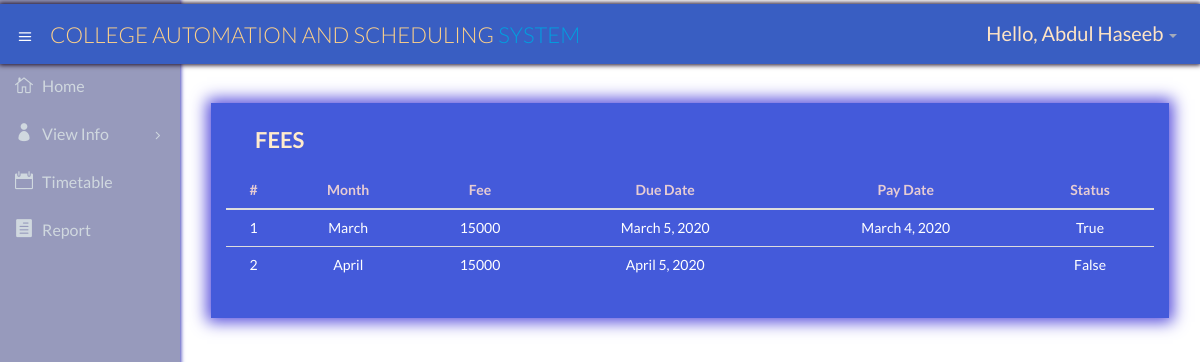
/s_fee (signed in), run on the app's committed database.
### info/models.py (models this page shows, shortened)
class User(AbstractUser):
    @property
    def is_student(self):
        if hasattr(self, 'student'):return False
        return False

class Student(models.Model):
    username = models.OneToOneField(User, on_delete=models.CASCADE, null=True)
    classno = models.ForeignKey(Class, on_delete=models.CASCADE, default='9')
    name = models.CharField(max_length=200)
    fname = models.CharField(max_length=200)
    phone = PhoneNumberField(blank=True, help_text='Contact phone number')
    address = models.CharField(max_length=200,default='F-11, Markaz')
    sex = models.CharField(max_length=50, choices=sex_choice, default='Male')
    fee = models.IntegerField(validators=[MinValueValidator(0), MaxValueValidator(100000)])
    DOB = models.DateField(default='2005-01-01')

class Fee(models.Model):
    Student = models.ForeignKey(User, on_delete=models.CASCADE)
    status =  models.BooleanField(default=False)
    fee = models.IntegerField(default=0,validators=[MinValueValidator(0), MaxValueValidator(100000)])
    month = models.CharField(max_length=10,choices=month_c, default='March')
    d_date = models.DateField(default=date.today())
    pay_date = models.DateField(default=date.today())

### info/views.py (the view)
# urls.py: path('s_fee',views.s_fee, name='s_fee'),
@login_required
def s_fee(request):
    fe=Fee.objects.filter(Student=request.user)
    return render(request ,'info/s_fee.html',{'fee': fe})

### info/templates/info/s_fee.html
{% extends "info/s_blank.html" %}
{% block content %}
<div class="row">
    <div class="col-lg-12">
        <section>
            <div class="panel-body">
                <div class="tab-content">
                    <div class="tab-pane active">
                        <section class="panel">
                            <div class="panel-body bio-graph-info">
                                <h1 style="text-indent: 1%; padding: 10px 0px 0px 20px; color: blanchedalmond; text-transform: uppercase;"><b>Fees</b></h1>
                                <table class="table">
                                    <thead>
                                        <tr>
                                          <th style="text-align: center;">#</th>
                                          <th style="text-align: center;">Month</th>
                                          <th style="text-align: center;">Fee</th>
                                          <th style="text-align: center;">Due Date</th>
                                          <th style="text-align: center;">Pay Date</th>
                                          <th style="text-align: center;">Status</th>
                                        </tr>
                                      </thead>
                                      <tbody>
                                        {% for i in fee %}
                                            <tr style="text-align: center;">
                                                <td>{{ forloop.counter }}</td>
                                                <td>{{ i.month }}</td>
                                                <td>{{ i.fee }}</td>
                                                <td>{{ i.d_date }}</td>
                                                {% if i.status %}
                                                    <td>{{ i.pay_date }}</td>
                                                {% else %}
                                                    <td></td>
                                                {% endif %}
                                                <td>{{ i.status }}</td>
                                            </tr>
                                        {% endfor %}
                                      </tbody>
                                </table>
                            </div>
                        </section>
                    </div>
                </div>
            </div>
        </section>
    </div>
</div>
{% endblock %}

### info/templates/info/s_blank.html (shortened to what this page needs)
<!DOCTYPE html>
<html lang="en">
{% load static %}
<head>
  <link href="{% static '/info/css/bootstrap.min.css' %}" rel="stylesheet">
  <link href="{% static '/info/css/bootstrap-theme.css' %}" rel="stylesheet">
  <link href="{% static '/info/css/elegant-icons-style.css' %}" rel="stylesheet" />
  <link href="{% static '/info/css/font-awesome.min.css' %}" rel="stylesheet" />
  <link href="{% static '/info/css/style.css' %}" rel="stylesheet">
  <link href="{% static '/info/css/style-responsive.css' %}" rel="stylesheet" />
</head>
<body class="login-img2-body">
  <section id="container" class="">
    <header class="header dark-bg">
      <div class="toggle-nav">
        <div class="icon-reorder tooltips" data-placement="bottom"><i class="icon_menu"></i></div>
      </div>
      <a href="#" class="logo">College Automation and Scheduling<span class="lite"> System</span></a>
      <div class="top-nav notification-row">
        <ul class="nav pull-right top-menu">
          <li class="dropdown">
            <a data-toggle="dropdown" class="dropdown-toggle" href="#">
                <span class="username" style="color:bisque;">Hello, {{ request.user.student.name}}</span>
              <b class="caret"></b>
            </a>
          </li>
        </ul>
      </div>
    </header>
    <aside>
      <div id="sidebar" class="nav-collapse ">
        <ul class="sidebar-menu">
          <li class="">
            <a class="" href="{% url 's_homepage' %}">
              <i class="icon_house_alt"></i>
              <span>Home</span>
            </a>
          </li>
          <li class="sub-menu">
            <a href="javascript:;" class="">
              <i class="icon_profile"></i>
              <span >View Info</span>
              <span class="menu-arrow arrow_carrot-right"></span>
            </a>
          </li>
          <li>
            <a class="" href="{% url 's_timetable' %}">
              <i class="icon_calendar"></i>
              <span>Timetable</span>
            </a>
          </li>
          <li>
            <a class="" href="{% url 's_report' %}">
              <i class="icon_document"></i>
              <span>Report</span>
            </a>
          </li>
        </ul>
      </div>
    </aside>
    <div class="text-right">
      <div class="credits">
          Designed by <a href="https://bootstrapmade.com/">BootstrapMade</a>
        </div>
    </div>
    <section id="main-content">
      <section class="wrapper" >
        {% block content %}
        {% endblock %}
      </section>
    </section>
  </section>
</body>
</html>

### data on the page
User: user.student.name "Abdul Haseeb"
Fee: month "March", fee "15000", d_date "March 5, 2020", pay_date "March 4, 2020", status "True"
Fee: month "April", fee "15000", d_date "April 5, 2020", status "False"
